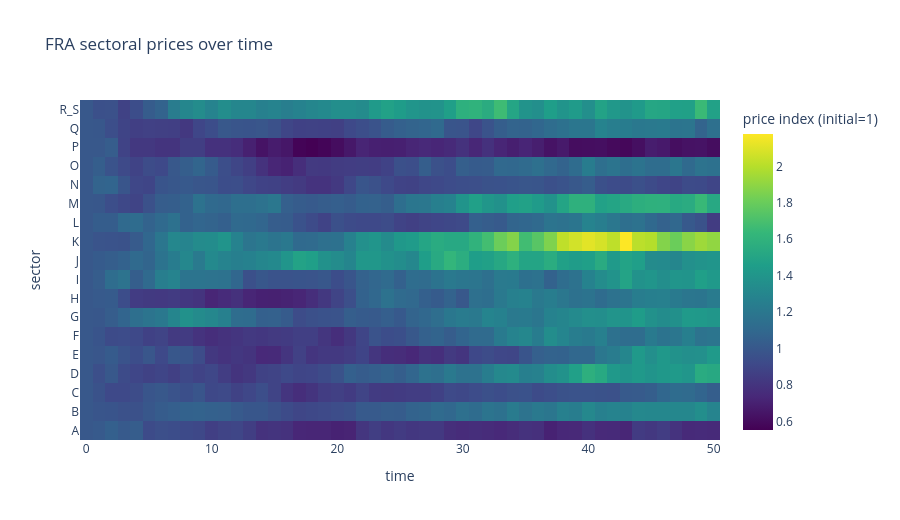
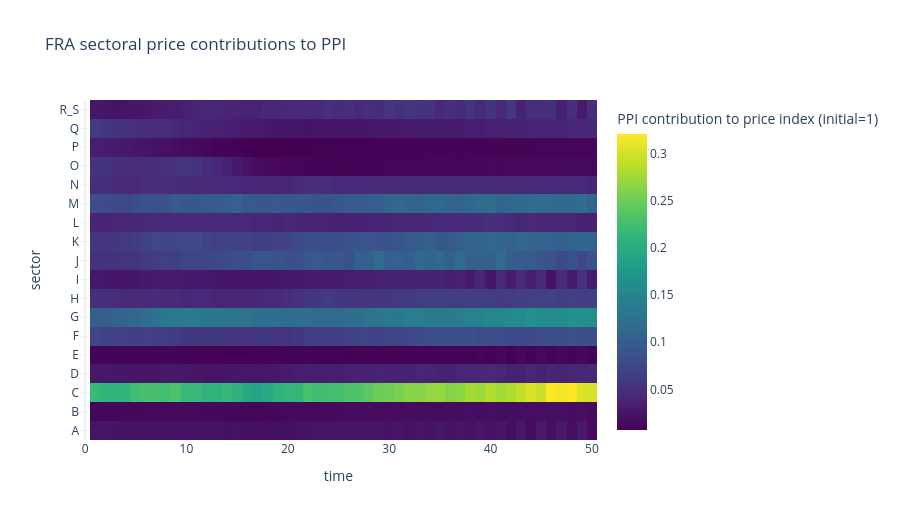
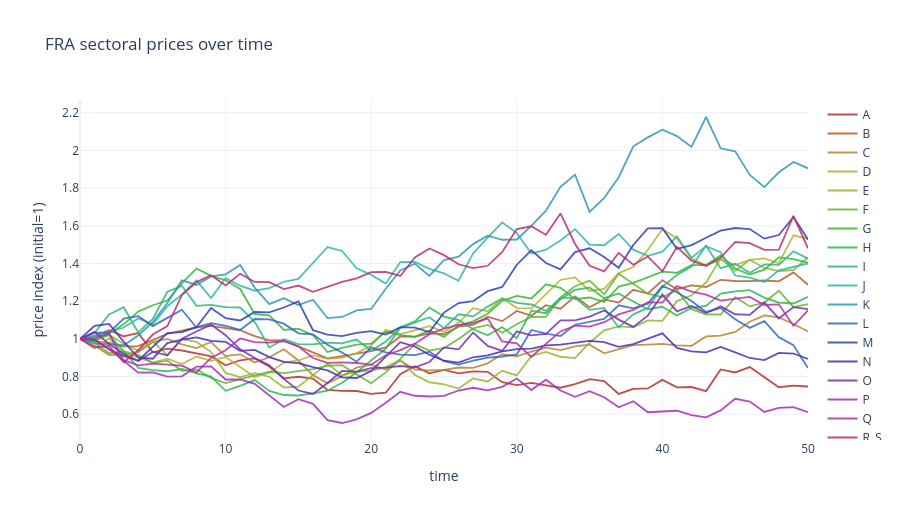
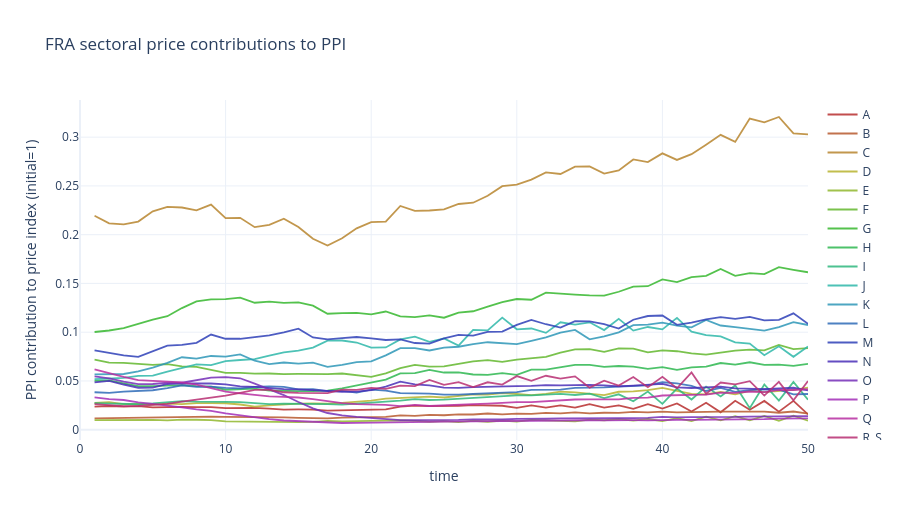

The notebook cell these images were saved under, in order:
### Code cell
from src.visual_helpers import plot_sectoral_prices_over_time
plot_sectoral_prices_over_time(model=model, country_code="FRA")
plot_sectoral_prices_over_time(model=model, country_code="FRA", kind="lines", print_sector_names=False)
